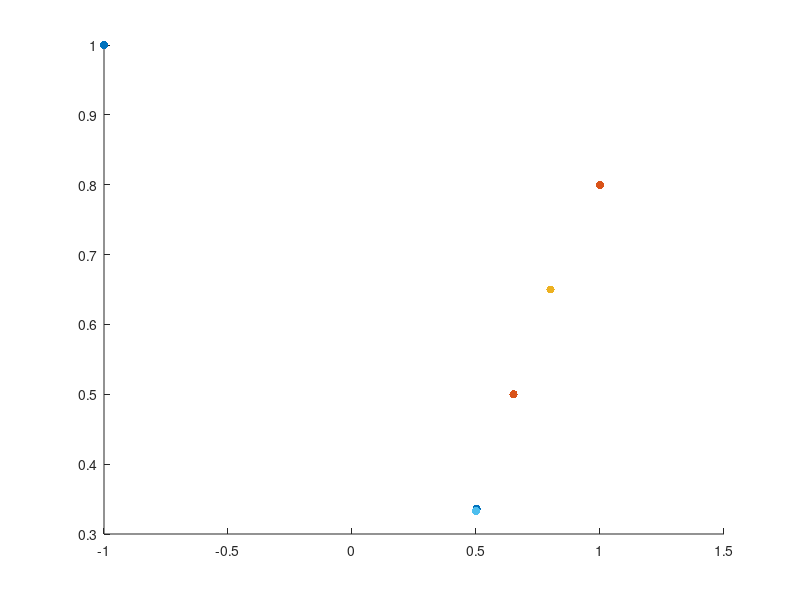

Reproduce this figure in MATLAB.
function main_interior()
% min  f(x)              min  f(x) - mu ln(S)
% s.t. h(x) = 0          s.t. h(x) = 0
%      g(x) >= 0              g(x) - s = 0
% As in the paper, f, h, g all should be second order differentiable
% no bound constraint
% only inequality constraints in this file

% L(x) = f(x) - (1-mu) ln(S) + lam_h h(x) + lam_g (g(x)-s)
% mu : 1 --> 0

% ----- Matlab ----
% % solution
% % x = [-9.5473    1.0474]
% % f = 0.0236

% options = optimoptions(@fmincon,'Algorithm','interior-point',...
%     'GradObj','on',...
%     'GradConstr','on','DerivativeCheck','on'); 
% [x,f] = fmincon(@objfun, [-1,1], [],[],[],[],[],[],@coninequ, options)

mu = 1; 
epsilon_mu = 1e-1;     epsilon_tol = 1e-6; 
theta = 0.5; 

% % Rosen-suzuki
% n = 4;    m = 3; 
% x = [1;1;1;1];     lam = ones(3,1);
% S = [4; 6; 1]; 
% % S = [1;1;1]; 

n = 2;  m = 2;
x = [-1;1];     lam = ones(n,1);
S = [1;1];

[fobj,gobj,hobj] = objfun(x); 
[Cg, Ag, Hg]= confun(x);

E_mu0 = E_inf(0.0);
E_local = E_mu0;

outer_tol = E_mu0 * epsilon_tol; 
inner_tol = E_mu0 * epsilon_mu;

glob = false; 
radius = 2.0;     % can be changed to other values, flexible with dim(x,s)

eta = 1e-8; 
tau = 0.995; 

outer_iter = 0; 
inner_iter = 0; 

figure('Name', 'Lam Path')
hold on 
scatter(x(1), x(2),[],'filled')

while E_mu0 > outer_tol  %epsilon_tol  %outer_tol
    
  outer_iter = outer_iter + 1; 

  nu = 1.0; 
  radius = 3;
  gmres_iter = [];
  % Algorithm II inner loop, solve for one value of mu
  while E_local > inner_tol     %epsilon_mu    
      
      inner_iter = inner_iter + 1; 
      % how to add the trust radius into the kkt_solve? 
      [dx,iter] = kkt_matrix(x, S, lam, mu, gobj,hobj,Cg,Ag,Hg); 

      gmres_iter = [gmres_iter,iter]; 
      
      if glob
          % question remained
          % nu update? 
          % trust region with GMRES?
          % truncate dx respecting radius   
          %% trust region on Slack S
          dx_ = dx(1:n);
          ds_ = dx(n+1:n+m);
          dxs_scaled = norm([dx_;ds_./S],2);
          
          if dxs_scaled <= radius  
              %sprintf('norm(dx, S^{-1}ds) <= radius')
              abc=1;
          else
              %sprintf('norm(dx, S^{-1}ds) > radius, being trucated...')
              ratio = radius/dxs_scaled; 
              dxs_scaled_mod = [dx_;ds_./S].*ratio; 
              dx_ = dxs_scaled_mod(1:n);
              ds_ = dxs_scaled_mod(n+1:n+m).*S; 
          end

          pos_vec = ds_ + tau.*S; 
          if all(pos_vec > 0)
              % sprintf('new S positive')
              abc=1;
          else
              ind = pos_vec < 0;   
              ds_(ind) = -tau.*S(ind); 
          end    
          
          %% Multipliers check
          if all( lam + dx(n+m+1:end) > 0 )
              % sprintf('Multipliers tentative next all positive')
              abc=1;
          else
              % sprintf('Multipliers tentative next has negative entries')
              dx(n+m+1:end) = zeros(size(dx(n+m+1:end))); 
          end
                    
          x_temp = x + dx_;
          S_temp = S + ds_;
          lam_temp = lam + dx(n+m+1:end); 
          
          [predit_red,nu] = pred_red(x,S,mu,lam,dx,nu) ; 
          actual_red = merit_phi(x,S,nu,mu) - merit_phi(x_temp,S_temp,nu,mu);
          gamma = actual_red/predit_red; 
          
          if gamma >= eta
              x = x + dx_;
              S = S + ds_;
              lam = lam + dx(n+m+1:end);    
              if gamma >= 0.9
                  radius = max(7*norm(dx(1:n+m),2), radius);
              elseif gamma >= 0.3
                  radius = max(2*norm(dx(1:n+m),2), radius);
              else
                  radius = radius; 
              end
          else     % step is rejected
              radius = 0.3*radius; 
          end
          
          
      else
          x = x + dx(1:n);
          S = S + dx(n+1:n+m);
          lam = lam + dx(n+m+1:end); 
      end
      
      [fobj,gobj,hobj] = objfun(x); 
      [Cg, Ag, Hg]= confun(x);
      E_local = E_inf(mu);    % E_local < epsilon_mu  %(it has to be)

%       x
%       S
%       lam
      
  end
  
  hold on 
  scatter(x(1), x(2),[],'filled')
  
  E_mu0 = E_inf(0.0);
    
  mu = theta*mu;
  epsilon_mu = 0.5*epsilon_mu; 
  inner_tol = E_mu0 * epsilon_mu;
  gmres_iter;
  
  if any(S<0)
      S           % strange that S is indeed positive all the time
      sprintf('Negative Slack variable in this mu loop') 
      pause
  end
  
  if any(lam<0)
      lam
      pause
  end
 
end

x
fobj

outer_iter
inner_iter

% options = optimoptions(@fmincon,'Algorithm','interior-point',...
%     'GradObj','on',...
%     'GradConstr','on','DerivativeCheck','on'); 
% [x,f] = fmincon(@objfun, x, [],[],[],[],[],[],@coninequ, options)

    function E_ = E_inf(mu_local)
        E = [gobj + Ag*lam;
            S.*lam - mu_local.*ones(size(S));
            Cg + S];
        E_ = norm(E, Inf);
    end

end


function [p_red,nu] = pred_red(x,S,mu,lam,dx,nu)
    [fobj,gobj,hobj] = objfun(x); 
    [Cg, Ag, Hg]= confun(x);

     n = length(x); 
     m = length(Cg);
     dx_ = dx(1:n);
     ds_ = dx(n+1:n+m);
     e = ones(length(S),1);
     hlag = hobj+lam(1).*Hg{1} + lam(2).*Hg{2} ; % + lam(3).*Hg{3}; 
     
     tan_red = gobj'*dx_ - mu*(e'*(ds_./S)) + ...
         0.5*(dx_'*hlag*dx_) + 0.5*(ds_'*(diag(lam./S))*ds_);
     
     gs = Cg + S; 
     ATv = Ag'*dx_ + ds_; 
     vpred = norm(gs) - norm( gs + ATv ) ;  
     
     norm_obj = gs' * ATv + ATv'*ATv; 
     rho = 0.3; 
     
     if abs(norm_obj) < 1e-6
         nu = nu;
     else
         nu_lb = tan_red/((1-rho)*vpred); 
         nu = max(nu, nu_lb); 
     end
     p_red = -tan_red + nu*vpred;
       
end

function phi = merit_phi(x,S,nu,mu)

%   if any(S<0)
%       sprintf('Negative Slack variable in merit_phi func')  
%       pause
%   end

    [fobj,gobj,hobj] = objfun(x); 
    [Cg, Ag, Hg]= confun(x);
    
    % note, here inequality constraints only! 
    phi = fobj - mu*sum(log(S)) + nu * norm(Cg + S,2);

end


function [dx, iter] = kkt_matrix(x, S, lam, mu, gobj,hobj,Cg,Ag,Hg)

    n = length(x);
    m = length(S);
    
%     [fobj,gobj,hobj] = objfun(x); 
%     [Cg, ~, Ag, ~, Hg]= coninequ(x);
    hlag = hobj+lam(1).*Hg{1} + lam(2).*Hg{2} ; % + lam(3).*Hg{3}; 
    
    lam_S = lam./S;
    if any(lam_S<0)
        ind = lam_S < 0; 
        lam_S(ind) = mu./(S(ind).^2);         
    end
    sigma = diag(lam_S);
    
    kkt_mat = [hlag,        zeros(n, m),  Ag; 
               zeros(m,n),  sigma, eye(m); 
               Ag',      eye(m),      zeros(m)]; 
 
%     kkt_mat = [eye(n),        zeros(n, m),  Ag; 
%                zeros(m,n),  sigma, eye(m); 
%                Ag',      eye(m),      zeros(m)]; 
            
    kkt_rhs = -[gobj + Ag*lam;
                -mu.*(1./S) + lam; 
                Cg + S];
                       
    [dx,flag,relres,iter] = gmres(kkt_mat, kkt_rhs, [],[]);       %
    % relres
    % c_s = cineq + S        % cineq + S = 0 is maintained towards solution
    % norm(kkt_rhs, Inf)
    % sprintf('Condition number of the kkt matrix') 
    % cond(kkt_mat)
    
end

function [f,df,hf] = objfun(x)
% note: the constraint x >= 0 is assimilated into func: obj_homo

% initial x0, x is critical
% % first problem
% x0 = [2;2]; 
% x = [3; 3];     % find the solution to the 1e-4 precision

f = 1/2*(x(1) + 1)^2  + 1/2*(x(2) + 1)^2;
df = [x(1) + 1;
     x(2) + 1];
hf = [1,0;
     0,1];  

%{
% x0 = [0.6;4];       % x0, is critical
% x = [2; 2];         % strangely, this is not as robust as assumed
                      % can you find out the reason why?
                      % some x0, x will work; others doesn't? 
% f = (x(1) + 1)*(x(1) - 2)  + (x(2) - 1)*(x(2) + 2);
% g = [2*x(1)-1;
%      2*x(2)+1];
% h = [2,0;
%      0,2];
%}
end

function [g, dg, hg] = confun(x)
% x0 = [0.8; 0.9];       % x0, is critical
% lam0 = [0.1;0.1];      % here g<=0
% x = [4; 3];   
% lam = [1; 1];

A = [2,0;
     0,3];
b = [1;1];

g = -(A*x - b); 
dg = -A; 
hg = cell(1, length(g)); 
hg{1} = zeros(length(x));
hg{2} = zeros(length(x));

end


%{
function [f,g,h] = objfun(x)
%  Rosen-Suzuki Problem
%  min  x1^2 + x2^2 + 2*x3^2 + x4^2        - 5*x1 -5*x2 -21*x3 + 7*x4
%  s.t. 8  - x1^2 -   x2^2 - x3^2 -   x4^2 -   x1 + x2 - x3 + x4 >= 0 
%       10 - x1^2 - 2*x2^2 - x3^2 - 2*x4^2 +   x1           + x4 >= 0          
%       5- 2*x1^2 -   x2^2 - x3^2          - 2*x1 + x2      + x4 >= 0            
%  Initial Point x = [1,1,1,1];   
%  Solution at   x = [0,1,2,-1]; 
%                f = -44   
%  Common wrong solution x = [2.5000, 2.5000, 5.2500, -3.5000]
%                        f = -79.8750
f = x(1)^2 + x(2)^2 + 2*x(3)^2 + x(4)^2 -5*x(1) -5*x(2)-21*x(3) + 7*x(4); 

% its derivative wrt. x
g = zeros(4,1); 
g(1)= 2*x(1)-5;
g(2)= 2*x(2)-5;
g(3)= 4*x(3)-21;
g(4)= 2*x(4)+7; 

h = diag([2,2,4,2]);
end

%%%%%%%%%%%%%%%%%%%%%%%%%%%%%%%%%%%%%%%%%%%%%%%%%%%%%%%%%%%%%%%%%%%%%%%%%%%

function [cineq, ceq, Gcineq, Gceq, vargout]= coninequ(x)
% Constraint function
cineq = zeros(3,1);
cineq(1) = 8 - x(1)^2 -  x(2)^2-x(3)^2 - x(4)^2 - x(1) + x(2) - x(3) + x(4); 
cineq(2) = 10- x(1)^2 -2*x(2)^2-x(3)^2 - 2*x(4)^2 +   x(1)  + x(4)         ;
cineq(3) = 5-2*x(1)^2 -  x(2)^2-x(3)^2          - 2*x(1) + x(2)      + x(4);  

% Gradients of the constraint functions wrt. x
Gcineq=[-2*x(1)-1, -2*x(2)+1, -2*x(3)-1, -2*x(4)+1; 
       -2*x(1)+1, -4*x(2),   -2*x(3),   -4*x(4)+1;
       -4*x(1)-2, -2*x(2)+1, -2*x(3),   1];
Gcineq = Gcineq'; 
ceq = [];  Gceq = []; 

Hcineq = cell(1, length(cineq)); 
Hcineq{1} = diag([-2, -2, -2, -2]);
Hcineq{2} = diag([-2, -4, -2, -4]);
Hcineq{3} = diag([-4, -2, -2,  0]);

% % if fmincon, or the interior points on paper:   c<0
cineq = -cineq;
Gcineq = -Gcineq; 
Hcineq{1} = -1*Hcineq{1}; 
Hcineq{2} = -1*Hcineq{2};
Hcineq{3} = -1*Hcineq{3};
vargout = Hcineq; 
end
%}
%%%%%%%%%%%%%%%%%%%%%%%%%%%%%%%%%%%%%%%%%%%%%%%%%%%%%%%%%%%%%%%%%%%%%%%%%%%

%{
% % % Another nonlinear example
function [f,g,h] = objfun(x)
% solution
% x = [-9.5473    1.0474]
% f = 0.0236
f = exp(x(1))*(4*x(1)^2 + 2*x(2)^2 + 4*x(1)*x(2) + 2*x(2) + 1);
g = zeros(2,1);
h = zeros(2,2);
g(1,1) = exp(x(1))*(4*x(1)^2 + 2*x(2)^2 + 4*x(1)*x(2) + 2*x(2) + 1) + ...
    exp(x(1))*(8*x(1) + 4*x(2)); 
g(2,1) = exp(x(1))*(4*x(2) + 4*x(1) +2);

h(1,1) = g(1,1) + exp(x(1))*(8*x(1) + 4*x(2)) + exp(x(1))*8;
h(1,2) = g(2,1) + exp(x(1))*(4);
h(2,1) = g(2,1) + exp(x(1))*(4);
h(2,2) = exp(x(1))*(4);

end

function [cineq, ceq, Gcineq, Gceq, vargout] = coninequ(x)
% Nonlinear inequality constraints
cineq = [1.5 + x(1)*x(2) - x(1) - x(2);     
     -x(1)*x(2) - 10];
 
dC1dx = [x(2)-1;
         x(1)-1]; 
dC2dx = [-x(2)
         -x(1)];
Gcineq = [dC1dx, dC2dx]; 

Hcineq = cell(1, length(cineq)); 
Hcineq{1} = [0,1;1,0];
Hcineq{2} = [0,-1;-1,0];
vargout = Hcineq; 

% Nonlinear equality constraints
ceq = [];
Gceq = []; 
end

%}